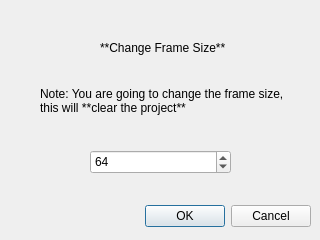
<?xml version="1.0" encoding="UTF-8"?>
<ui version="4.0">
 <class>changeSizeRequestWindow</class>
 <widget class="QDialog" name="changeSizeRequestWindow">
  <property name="geometry">
   <rect>
    <x>0</x>
    <y>0</y>
    <width>320</width>
    <height>240</height>
   </rect>
  </property>
  <property name="windowTitle">
   <string>Dialog</string>
  </property>
  <widget class="QDialogButtonBox" name="buttonBox">
   <property name="geometry">
    <rect>
     <x>10</x>
     <y>200</y>
     <width>301</width>
     <height>32</height>
    </rect>
   </property>
   <property name="orientation">
    <enum>Qt::Orientation::Horizontal</enum>
   </property>
   <property name="standardButtons">
    <set>QDialogButtonBox::StandardButton::Cancel|QDialogButtonBox::StandardButton::Ok</set>
   </property>
  </widget>
  <widget class="QLabel" name="label_2">
   <property name="geometry">
    <rect>
     <x>40</x>
     <y>70</y>
     <width>251</width>
     <height>61</height>
    </rect>
   </property>
   <property name="text">
    <string>Note: You are going to change the frame size, this will **clear the project**</string>
   </property>
   <property name="textFormat">
    <enum>Qt::TextFormat::MarkdownText</enum>
   </property>
   <property name="wordWrap">
    <bool>true</bool>
   </property>
  </widget>
  <widget class="QLabel" name="label">
   <property name="geometry">
    <rect>
     <x>100</x>
     <y>40</y>
     <width>131</width>
     <height>16</height>
    </rect>
   </property>
   <property name="text">
    <string>**Change Frame Size**</string>
   </property>
   <property name="textFormat">
    <enum>Qt::TextFormat::MarkdownText</enum>
   </property>
  </widget>
  <widget class="QSpinBox" name="sizeSpinBox">
   <property name="geometry">
    <rect>
     <x>90</x>
     <y>150</y>
     <width>141</width>
     <height>24</height>
    </rect>
   </property>
   <property name="minimum">
    <number>1</number>
   </property>
   <property name="maximum">
    <number>1024</number>
   </property>
   <property name="value">
    <number>64</number>
   </property>
  </widget>
 </widget>
 <resources/>
 <connections>
  <connection>
   <sender>buttonBox</sender>
   <signal>accepted()</signal>
   <receiver>changeSizeRequestWindow</receiver>
   <slot>accept()</slot>
   <hints>
    <hint type="sourcelabel">
     <x>248</x>
     <y>254</y>
    </hint>
    <hint type="destinationlabel">
     <x>157</x>
     <y>274</y>
    </hint>
   </hints>
  </connection>
  <connection>
   <sender>buttonBox</sender>
   <signal>rejected()</signal>
   <receiver>changeSizeRequestWindow</receiver>
   <slot>reject()</slot>
   <hints>
    <hint type="sourcelabel">
     <x>316</x>
     <y>260</y>
    </hint>
    <hint type="destinationlabel">
     <x>286</x>
     <y>274</y>
    </hint>
   </hints>
  </connection>
 </connections>
</ui>
